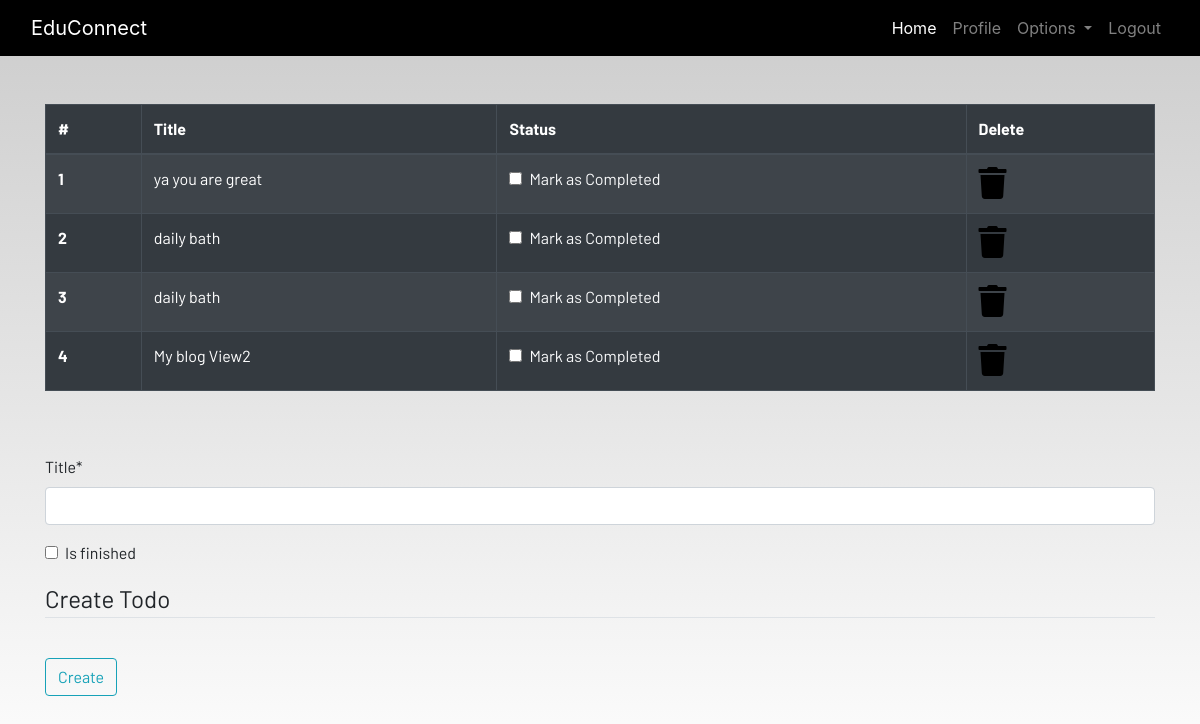
Page /todo/ (signed in) on the earlier database version.
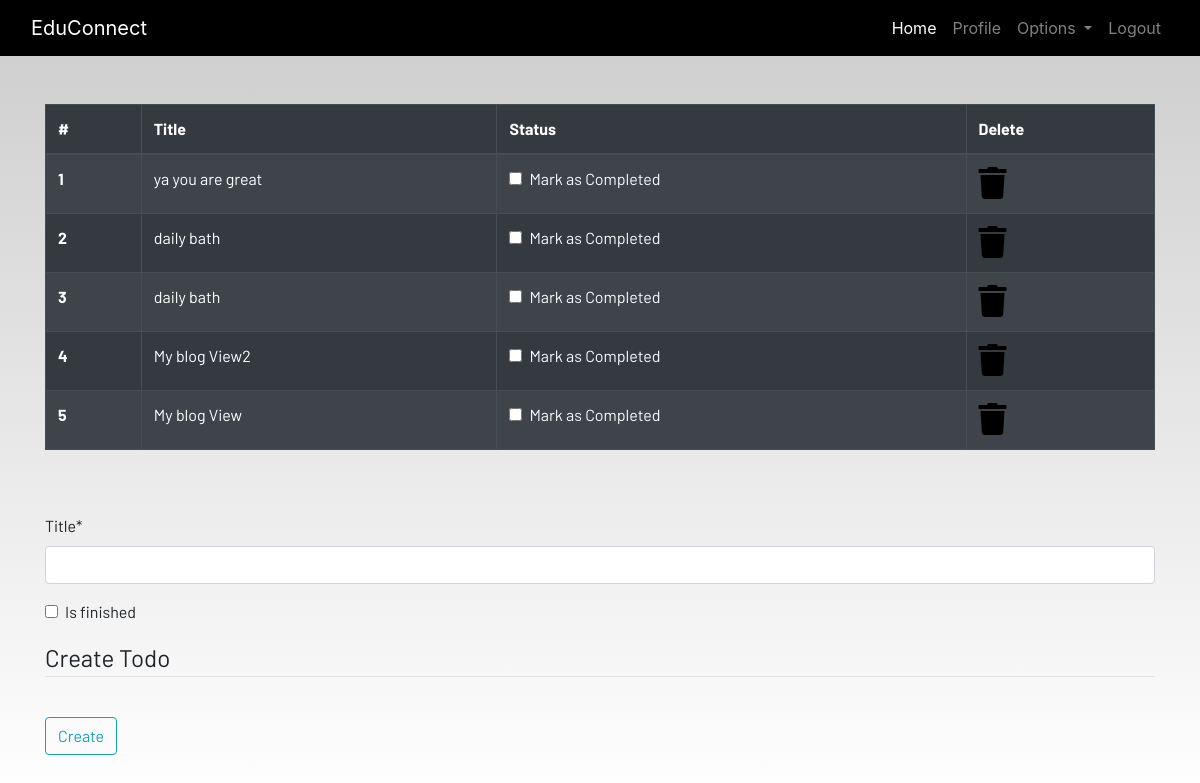
Same page on the later database version.
### dashboard/models.py (models this page shows, shortened)
class Todo(models.Model):
    user=models.ForeignKey(User,on_delete=models.CASCADE)
    title=models.CharField(max_length=50)
    is_finished=models.BooleanField(default=False)

### dashboard/views.py (the view)
# urls.py: path('todo/',views.todo,name='todo'),
@login_required
def todo(request):
    if request.method=='POST':
      form=Todoform(request.POST)
      if form.is_valid():
          try:
              finished=request.POST["is_finished"]
              if finished == 'on':
                  finished=True
              else:
                  finished=False
          except:
              finished=False
          todos=Todo(
               user=request.user,
               title=request.POST['title'],
               is_finished=finished
           )
          todos.save()
          messages.success(request,f"TODO Added from {request.user.username}!!")
    else:
        form=Todoform()
    todos=Todo.objects.filter(user=request.user)
    if len(todos)==0:
        todos_done=True
    else:
        todos_done=False
    return render(request,'dashboard/todo.html',{'todo':todos,'form':form,'todos_done':todos_done})

### dashboard/forms.py
class Todoform(forms.ModelForm):
    class Meta:
        model=Todo
        fields=['title','is_finished']

### templates/dashboard/todo.html (shortened to what this page needs)
{% extends 'dashboard/base.html' %}
{% load static %}
{% block content %}
{% load crispy_forms_tags %}
<div class="container">
    {% if not todos_done %}
    <table class="table table-striped table-bordered table-hover table-dark">
        <thead>
            <tr>
                <th scope="col">#</th>
                <th scope="col">Title</th>
                <th scope="col">Status</th>
                <th scope="col">Delete</th>
            </tr>
        </thead>
        <tbody>
            {% for to in todo %}
            <tr>
                <th scope="row">{{ forloop.counter }}</th>
                <td>{{ to.title }}</td>
                <td>
                    <a href="{% url 'update_todo' to.id %}">
                        <div class="form-check">
                            <input class="form-check-input" type="checkbox" value="" id="checkbox-{{ forloop.counter }}">
                            <label class="form-check-label text-light" for="checkbox-{{ forloop.counter }}">
                                Mark as Completed
                            </label>
                        </div>
                    </a>
                </td>
                <td><a href="{% url 'delete_todo' to.id %}"><i class="fa fa-trash fa-2x"></i></a></td>
            </tr>
            {% endfor %}
        </tbody>
    </table>
    {%else%}
    <h4>All tasks have been done!! create to add more</h4>
    {% endif %}
</div><br><br>
<div class="container">
    <form method="POST">
        {{form|crispy}}
        <fieldset class="form-group">
            <legend class="border-bottom mb-4">Create Todo</legend>
        </fieldset>
        <div class="form-group">
            <button href="" class="btn btn-outline-info" type="submit">
                Create
            </button>
        </div>
    </form>
</div>
{% endblock content %}

Differences in the rows shown:
added Todo: title "My blog View"
